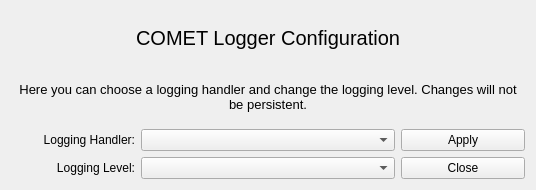
<?xml version="1.0" encoding="UTF-8"?>
<ui version="4.0">
 <class>Form</class>
 <widget class="QWidget" name="Form">
  <property name="geometry">
   <rect>
    <x>0</x>
    <y>0</y>
    <width>536</width>
    <height>190</height>
   </rect>
  </property>
  <property name="windowTitle">
   <string>Form</string>
  </property>
  <layout class="QGridLayout" name="gridLayout">
   <item row="0" column="0" colspan="4">
    <widget class="QLabel" name="label">
     <property name="font">
      <font>
       <pointsize>15</pointsize>
      </font>
     </property>
     <property name="text">
      <string>COMET Logger Configuration</string>
     </property>
     <property name="alignment">
      <set>Qt::AlignCenter</set>
     </property>
    </widget>
   </item>
   <item row="2" column="0" colspan="4">
    <widget class="QLabel" name="label_2">
     <property name="font">
      <font>
       <pointsize>10</pointsize>
      </font>
     </property>
     <property name="text">
      <string>Here you can choose a logging handler and change the logging level. Changes will not be persistent.</string>
     </property>
     <property name="alignment">
      <set>Qt::AlignCenter</set>
     </property>
     <property name="wordWrap">
      <bool>true</bool>
     </property>
    </widget>
   </item>
   <item row="5" column="3">
    <widget class="QPushButton" name="OkButton">
     <property name="text">
      <string>Close</string>
     </property>
    </widget>
   </item>
   <item row="3" column="0">
    <widget class="QLabel" name="label_3">
     <property name="text">
      <string>Logging Handler:</string>
     </property>
     <property name="alignment">
      <set>Qt::AlignRight|Qt::AlignTrailing|Qt::AlignVCenter</set>
     </property>
    </widget>
   </item>
   <item row="5" column="0">
    <widget class="QLabel" name="label_4">
     <property name="text">
      <string>Logging Level:</string>
     </property>
     <property name="alignment">
      <set>Qt::AlignRight|Qt::AlignTrailing|Qt::AlignVCenter</set>
     </property>
    </widget>
   </item>
   <item row="3" column="1" colspan="2">
    <widget class="QComboBox" name="HandlersComboBox"/>
   </item>
   <item row="5" column="1" colspan="2">
    <widget class="QComboBox" name="LevelComboBox"/>
   </item>
   <item row="3" column="3">
    <widget class="QPushButton" name="ApplyButton">
     <property name="text">
      <string>Apply</string>
     </property>
    </widget>
   </item>
  </layout>
 </widget>
 <resources/>
 <connections/>
</ui>
